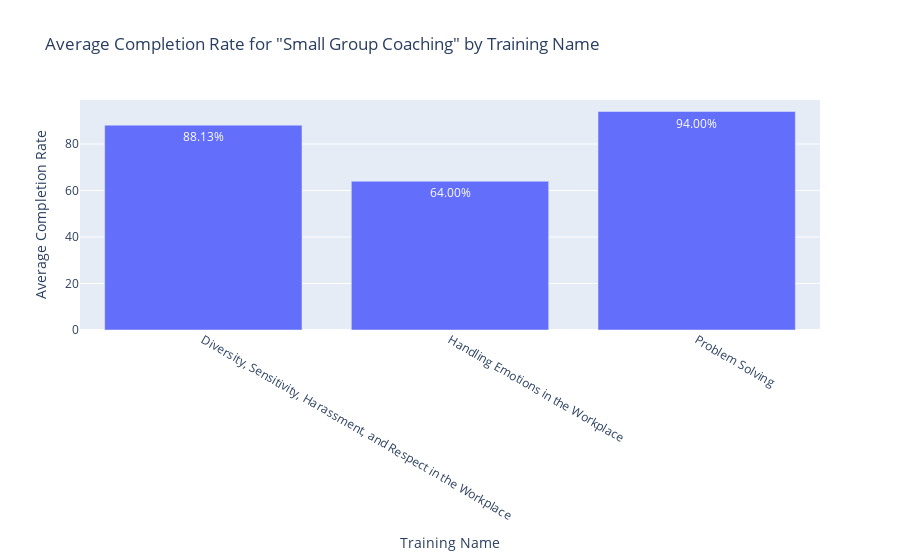

The code cell stored with this chart in its notebook:
### Code cell
# Filter the data for the delivery method 'Small Group Coaching'
small_group_data = df[df['Delivery Methods'] == 'Small Group Coaching']

# Calculate average completion rate for each training name
avg_completion_rate = small_group_data.groupby('Training Name')['Completion Rate'].mean()

# Create bar trace
trace = go.Bar(
    x=avg_completion_rate.index,
    y=avg_completion_rate.values,
    text=[f'{rate:.2f}%' for rate in avg_completion_rate.values],
    textposition='auto',
    hoverinfo='x+text',
)

# Set layout
layout = go.Layout(
    title='Average Completion Rate for "Small Group Coaching" by Training Name',
    xaxis=dict(title='Training Name'),
    yaxis=dict(title='Average Completion Rate'),
)

# Create figure
fig = go.Figure(data=[trace], layout=layout)

# Show plot
fig.show()

### Figure 1 — Plotly figure (JSON) as saved in the notebook; plotly's stock layout.template omitted (floating-point values rounded to 4 significant figures)
{"data": [{"hoverinfo": "x+text", "text": ["88.13%", "64.00%", "94.00%"], "textposition": "auto", "type": "bar", "x": ["Diversity, Sensitivity, Harassment, and Respect in the Workplace", "Handling Emotions in the Workplace", "Problem Solving"], "y": [88.13, 64, 94]}], "layout": {"title": {"text": "Average Completion Rate for \"Small Group Coaching\" by Training Name"}, "xaxis": {"title": {"text": "Training Name"}}, "yaxis": {"title": {"text": "Average Completion Rate"}}}}
